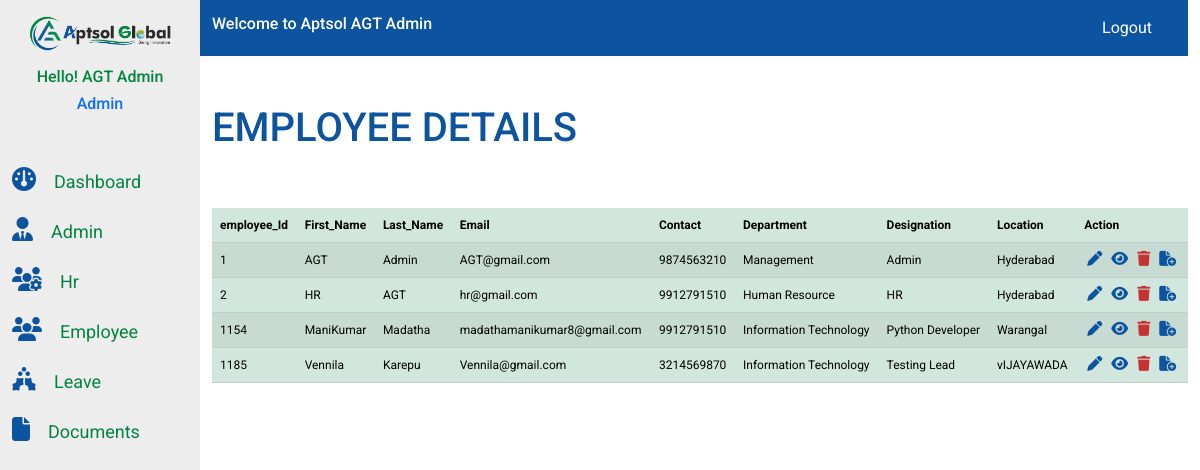
The page /allemps/ (signed in) on the database its author committed.
### AGT_admin_app/models.py (models this page shows)
class Employee_detail(models.Model):
    image=models.ImageField(upload_to="images",null=True,blank=True)
    First_Name = models.CharField(max_length=50)
    Last_Name = models.CharField(max_length=50)
    Email = models.EmailField()
    Contact = models.BigIntegerField()
    Emp_Id = models.CharField(primary_key=True,max_length=20)
    Department = models.ForeignKey(Depart,on_delete=models.CASCADE)
    Designation = models.CharField(max_length=50)
    Salary = models.DecimalField(max_digits=10, decimal_places=2)
    BasicPay = models.DecimalField(max_digits=10, decimal_places=2)
    PAN = models.CharField(max_length=10)
    UAN = models.BigIntegerField()
    BankAccount = models.BigIntegerField()
    Location = models.CharField(max_length=50)
    def __str__(self):
        return f"{self.First_Name} {self.Last_Name}"

class Depart(models.Model):
    name=models.CharField(max_length=100,null=False)
    def __str__(self):
        return self.name

### AGT_admin_app/views.py (the view)
# urls.py: path("allemps/",views.allemps,name="allemps"),
def allemps(request):
    if request.user.is_authenticated:
        emps=Employee_detail.objects.all()
        current_user=request.user
        emp=Employee_detail.objects.get(Email=current_user.email)
        context={
                 "emp":emp,
                 "emps":emps
                 }
        print(context)
        return render(request,"allempdetails.html",context)
    else:
         return render(request,'login.html')

### AGT_admin_app/templates/allempdetails.html (shortened to what this page needs)
{% extends "base.html" %}
{% load static %}
{% block mainnavcontent%}
<div class="row mb-5 mt-5">
    <div class="col-md-12">
        <h1 class="admin-head">
          EMPLOYEE DETAILS
        </h1>
    </div>
</div>
<table class="table table-success table-striped">
    <thead>
      <tr>
        <th scope="col">employee_Id</th>
        <th scope="col">First_Name</th>
        <th scope="col">Last_Name</th>
        <th scope="col">Email</th>
        <th scope="col">Contact</th>
        <th scope="col">Department</th>
        <th scope="col">Designation</th>
        <th scope="col"> Location </th>
        <th scope="col"> Action </th>
      </tr>
    </thead>
    <tbody>
      {% for employee in emps %}
      <tr>
        <td>{{employee.Emp_Id}}</td>
        <td>{{employee.First_Name}}</td>
        <td>{{employee.Last_Name}}</td>
        <td>{{employee.Email}}</td>
        <td>{{employee.Contact}}</td>
        <td>{{employee.Department}}</td>
        <td>{{employee.Designation}}</td>
        <td>{{employee.Location}}</td>
        <td>
          <a href="{% url 'edit_emp' employee.Emp_Id %}" data-bs-toggle="tooltip" data-bs-placement="top" title="Update"><i class="fa-solid fa-pen icon_view"></i></a>
          <a href="{% url 'Emp_info' employee.Emp_Id %}" data-bs-toggle="tooltip" data-bs-placement="top" title="View"><i class="fa-solid fa-eye icon_view"></i></a>
          <a href="{% url 'confirm_delete' employee.Emp_Id %}" data-bs-toggle="tooltip" data-bs-placement="top" title="Delete"><i class="fa-solid fa-trash icon_view"></i></a>
          <a href="{% url 'allpdfs' employee.Emp_Id%}" data-bs-toggle="tooltip" data-bs-placement="top" title="Add Documents"><i class="fa-solid fa-file-circle-plus icon_view"></i></a>
        </td>
      </tr>
      {% endfor %}
    </tbody>
  </table>
{% endblock mainnavcontent%}

### AGT_app/templates/base.html (shortened to what this page needs)
{% load static %}
<!DOCTYPE html>
<html lang="en">
<head>
    <link rel="stylesheet" href="https://cdnjs.cloudflare.com/ajax/libs/font-awesome/6.5.1/css/all.min.css" />
    <link rel="stylesheet" href="{% static 'assets/css/bootstrap.min.css'%}">
    <link rel="stylesheet" href="{% static 'assets/css/style.css'%}">
    <link rel="stylesheet" href="{% static 'assets/css/media.css'%}">
</head>
<body>
   <div class="main-navbarflex">
    <section class="sidenav">
        <div class="sidenav_side">
            <div class="container">
                <div class="row">
                    <div class="col-md-12">
                        <div class="side_nav">
                            <div class="logoApt">
                               <a href="/home">
                                <img src="{% static 'assets/images/Logo/logo.png'%}" class="img-fluid" alt="logo">
                               </a>
                            </div>
                            <div class="username1">
                               <a href="/Employee_info"><h3 class="user_con">Hello! {{emp.First_Name}} {{emp.Last_Name}}</h3></a>
                               <a href="{% url 'Emp_info' emp.Emp_Id %}"><h6 class="user_designation text-center">{{emp.Designation}}</h6></a>
                            </div>
                        </div>
                    </div>
                </div>
                <div class="row">
                    <div class="col-md-12">
                        <div class="sidenav_items">
                            <ul class="list-group">
                                <li class="list-items"><a href="/home"><i class="fa-solid fa-gauge side-icons"></i><span class="side-item">Dashboard</span></a></li>
                                {% if user.is_superuser  %}
                                <li class="list-items"><a href="/admin_app"><i class="fa-solid fa-user-tie side-icons"></i><span class="side-item" >Admin</span></a></li>
                                {% endif %}
                                {% if user.is_staff %}
                                <li class="list-items"><a href="/Hr_manage"><i class="fa-solid fa-users-gear side-icons"></i><span class="side-item">Hr</span></a></li>
                                {% endif %}
                                <li class="list-items"><a href="/Employee_info"><i class="fa-solid fa-users side-icons"></i><span class="side-item">Employee</span></a></li>
                                <li class="list-items"><a href=""><i class="fa-solid fa-holly-berry side-icons"></i><span class="side-item">Leave</span></a></li>
                                <li class="list-items"><a href=""><i class="fa-solid fa-file side-icons"></i><span class="side-item">Documents</span></a></li>
                            </ul>
                        </div>
                    </div>
                </div>
            </div>
        </div>
    </section>
    <section class="main-nav">
        <div class="container">
            <div class="row">
                <div class="col-md-12">
                    <nav class="navbar navbar-expand-lg">
                        <div class="container">
                          <a href="/Employee_info"><h3 class="user_name">Welcome to Aptsol {{emp.First_Name}} {{emp.Last_Name}}</h3></a>
                          <div class="collapse navbar-collapse" id="navbarSupportedContent">
                            <ul class="navbar-nav ms-auto mb-2 mb-lg-0">
                              <li class="nav-item">
                                <a class="nav-link" href="#"></a>
                              </li>
                              <li class="nav-item">
                                <a class="nav-link" aria-current="page" href="/logout">Logout</a>
                              </li>
                              <li class="nav-item">
                                <a class="nav-link" href="#"></a>
                              </li>
                            </div>
                        </div>
                      </nav>
                </div>
            </div>
        </div>
       <section class="main-content">
        <div class="container">
            {% block mainnavcontent%}
            {% endblock mainnavcontent%}
        </div>
       </section>
    </section>
   </div>
</body>
</html>

### static/assets/css/style.css (style rules this page uses)
* { margin: 0; padding: 0; box-sizing: border-box; list-style: none; font-family: "Roboto", sans-serif; }
a { text-decoration: none; }
.main-navbarflex { display: inline-flex; }
section.sidenav { width: 20%; background:#00000012; min-height: 100vh; }
.main-nav { width: 100%; }
.logoApt { padding: 15px; }
nav.navbar { background: #0c54a0; margin-left: -12px; }
ul.list-group { margin: -15px 0px 0 0px; padding: 30px; }
h3.user_con { color: #00843e; font-size: 16px; text-align: center; }
a.nav-link { color: #fff !IMPORTANT; }
li.list-items { margin-bottom: 20px; font-size: 20px; font-weight: 400; }
span.side-item { margin-left: 20px; color: #00843e; }
i.fa-solid { color: #0c54a0; font-size: 25px; }
h3.user_name { color: #fff; font-size: 16px; }
h1.admin-head { color: #0c54a0; }
table { font-size: 12px; }
.icon_view { font-size: 15px !IMPORTANT; padding: 0px 3px; }
i.fa-solid.fa-trash { color: #c53333; }

### static/assets/css/media.css (style rules this page uses)
@media only screen and (min-width:1023px) and (max-width:1360px) { ul.list-group { padding: 0; margin: 45px 0 0 0px; } }
@media only screen and (min-width:1023px) and (max-width:1360px) { span.side-item { margin-left: 18px; color: #00843e; font-size: 18px; } }
@media only screen and (min-width:1023px) and (max-width:1360px) { i.fa-solid { color: #0c54a0; font-size: 24px } }

### rows shown on the page
Employee_detail: First_Name "AGT", Last_Name "Admin", Designation "Admin", Emp_Id "1", Email "AGT@gmail.com", Contact "9874563210", Department "Management", Location "Hyderabad"
Employee_detail: Emp_Id "2", First_Name "HR", Last_Name "AGT", Email "hr@gmail.com", Contact "9912791510", Department "Human Resource", Designation "HR", Location "Hyderabad"
Employee_detail: Emp_Id "1154", First_Name "ManiKumar", Last_Name "Madatha", Email "madathamanikumar8@gmail.com", Contact "9912791510", Department "Information Technology", Designation "Python Developer", Location "Warangal"
Employee_detail: Emp_Id "1185", First_Name "Vennila", Last_Name "Karepu", Email "Vennila@gmail.com", Contact "3214569870", Department "Information Technology", Designation "Testing Lead", Location "vIJAYAWADA"
